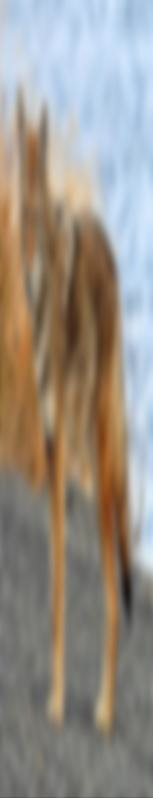
#> input picture lab3/image.jpg, 153 x 798 px
$ jupyter execute --allow-errors ImageRecovery.ipynb
#> lines starting #> are read from the running program, lines starting #| are printed output that depends on the picture
[cell 1]
import numpy as np
import cv2  as cv
import matplotlib.pyplot as plt

[cell 2]
def getPSNR(I1, I2):
    s1 = cv.absdiff(I1, I2)  #|I1 - I2|
    s1 = np.float64(s1)  # cannot make a square on 8 bits
    s1 = s1 * s1  # |I1 - I2|^2
    sse = s1.sum()  # sum elements per channel
    if sse <= 1e-10:  # sum channels
        return 0  # for small values return zero
    else:
        mse = 1.0 * sse / np.prod(I1.shape)
        psnr = 10.0 * np.log10((255 * 255) / mse)
        return psnr

def getSSIM(i1, i2):
    C1 = 6.5025  # only for 8-bit images
    C2 = 58.5225  # only for 8-bit images
    # INITS
    I1 = np.float64(i1)  # cannot calculate on one byte large values
    I2 = np.float64(i2)
    I2_2 = I2 * I2  # I2^2
    I1_2 = I1 * I1  # I1^2
    I1_I2 = I1 * I2  # I1 * I2
    # END INITS
    # PRELIMINARY COMPUTING
    mu1 = cv.GaussianBlur(I1, (11, 11), 1.5)
    mu2 = cv.GaussianBlur(I2, (11, 11), 1.5)
    mu1_2 = mu1 * mu1
    mu2_2 = mu2 * mu2
    mu1_mu2 = mu1 * mu2
    sigma1_2 = cv.GaussianBlur(I1_2, (11, 11), 1.5)
    sigma1_2 -= mu1_2
    sigma2_2 = cv.GaussianBlur(I2_2, (11, 11), 1.5)
    sigma2_2 -= mu2_2
    sigma12 = cv.GaussianBlur(I1_I2, (11, 11), 1.5)
    sigma12 -= mu1_mu2
    t1 = 2 * mu1_mu2 + C1
    t2 = 2 * sigma12 + C2
    t3 = t1 * t2  # t3 = ((2*mu1_mu2 + C1).*(2*sigma12 + C2))
    t1 = mu1_2 + mu2_2 + C1
    t2 = sigma1_2 + sigma2_2 + C2
    t1 = t1 * t2  # t1 =((mu1_2 + mu2_2 + C1).*(sigma1_2 + sigma2_2 + C2))
    ssim_map = cv.divide(t3, t1)  # ssim_map =  t3./t1;
    ssim = np.mean(ssim_map)  # mssim = average of ssim map
    return ssim

[cell 3]
image = cv.imread('image.jpg')
#> image is the input picture: shape (798, 153, 3); mean B, G, R 135.8, 144.5, 151.5
plt.imshow(image)

[cell 4]
#Преобразуем изображение в rgb
rgb_image = cv.cvtColor(image, cv.COLOR_BGR2RGB)
plt.imshow(rgb_image)
cv.imwrite("rgb_image.jpg", rgb_image)
#> Out = True

[cell 5]
# https://ru.stackoverflow.com/questions/141.55335/python-%D0%B8%D0%B7%D0%BC%D0%B5%D0%BD%D0%B5%D0%BD%D0%B8%D0%B5-%D1%84%D0%BE%D1%80%D0%BC%D1%8B-%D0%BA%D0%B0%D1%80%D1%81.5%D0%B8%D0%BD%D0%BA%D0%B8

# получить форму изображения
(h, w, d) = rgb_image.shape
#> h = 798; w = 153; d = 3
# сдвиг, примененный к оси x
M = np.float32([ [5, 0, 0],
                [0, 1, 0],
                [0, 0  , 1] ])
# сдвиг, примененный к оси Y
# M = np.float32([ [1,   0, 0],
#                 [0.5, 1, 0],
#                 [0,   0, 1] ])
# применяем перспективное преобразование к изображению
warped = cv.warpPerspective(rgb_image,M,(w * 5,h))
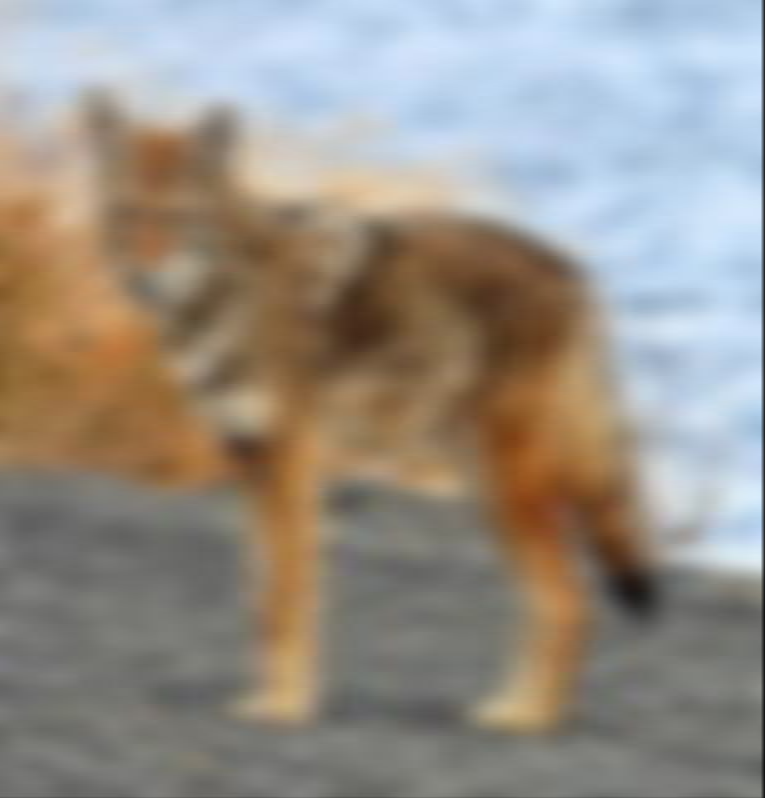
#> warped: shape (798, 765, 3); mean R, G, B 151.1, 144.1, 135.5
cv.imwrite("warped.jpg", cv.cvtColor(warped, cv.COLOR_RGB2BGR))
plt.imshow(warped)

[cell 6]
clahe = cv.createCLAHE(clipLimit=1.0, tileGridSize=(8, 8))

rgb_result_image = np.empty(np.shape(warped), np.uint8)
rgb_result_image[:, :, 0] = clahe.apply(warped[:, :, 0])
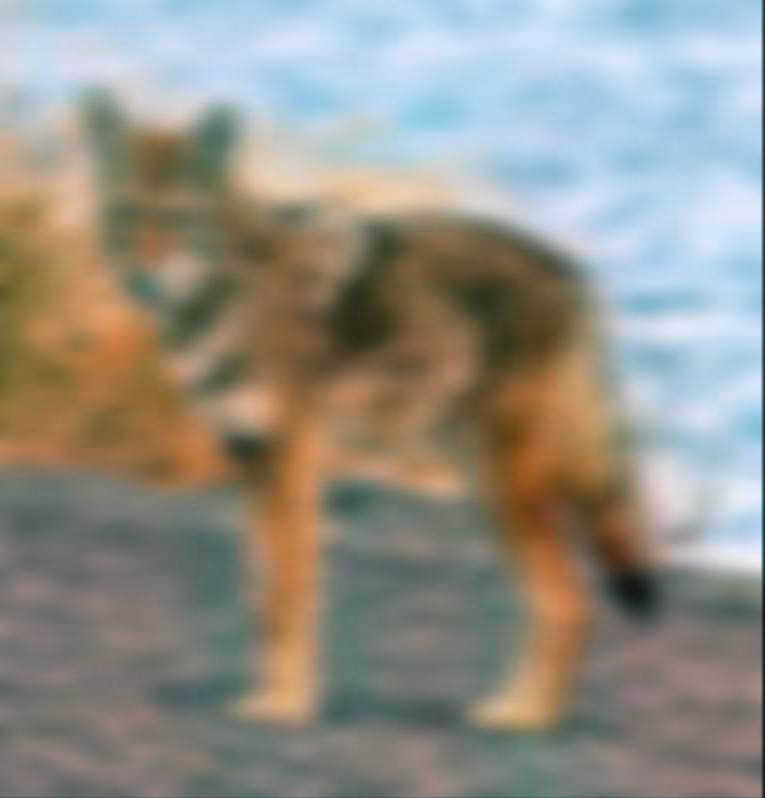
#> rgb_result_image: shape (798, 765, 3); mean R, G, B 147.1, 144.1, 135.5
rgb_result_image[:, :, 1] = clahe.apply(warped[:, :, 1])
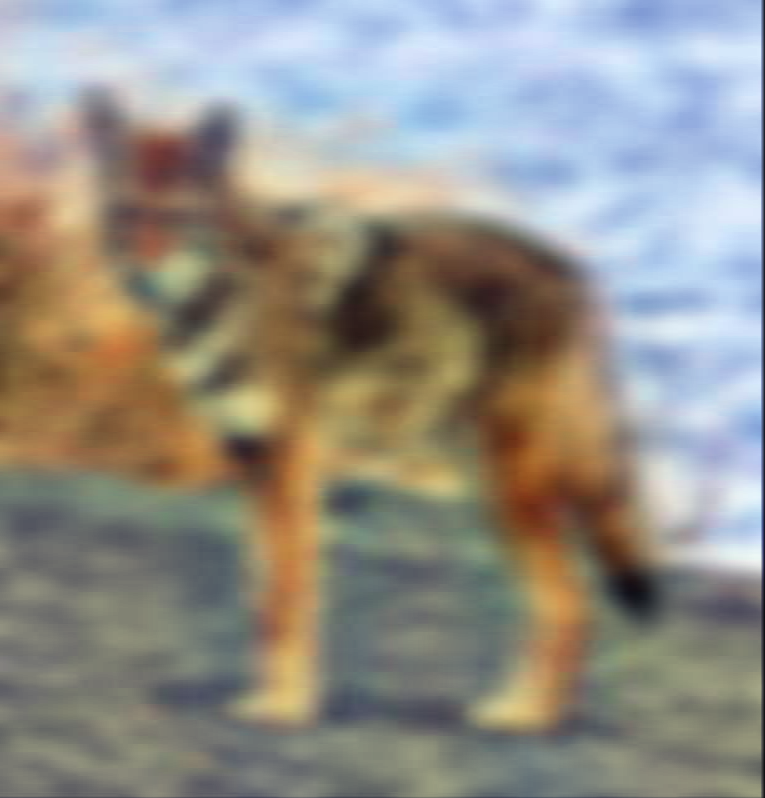
#> rgb_result_image: shape (798, 765, 3); mean R, G, B 147.1, 143.4, 135.5
rgb_result_image[:, :, 2] = clahe.apply(warped[:, :, 2])
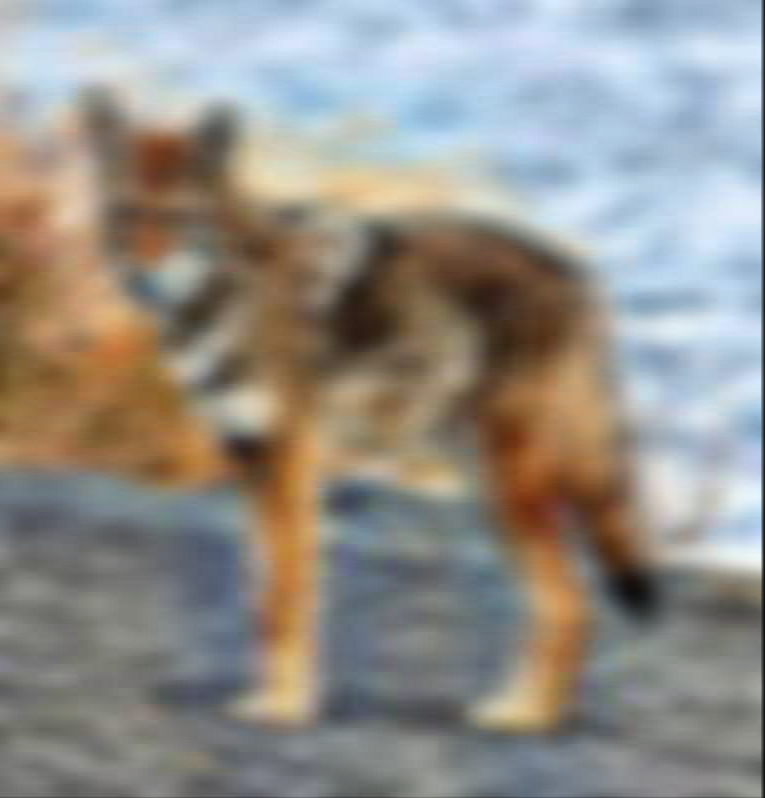
#> rgb_result_image: shape (798, 765, 3); mean R, G, B 147.1, 143.4, 137.5


sharpen_kernel = np.array([[-1.5,-1.5,-1.5], [-1.5,13,-1.5], [-1.5,-1.5,-1.5]])
sharpen = cv.filter2D(rgb_result_image, -2, sharpen_kernel)
deblurred = cv.fastNlMeansDenoisingColored(sharpen,None,2,2,2,-1)
deblurred_1 = cv.fastNlMeansDenoisingColored(sharpen,None,10, 10, 7, 15)

sharpen_kernel_2 = np.array([[0, -1, 0], [-1, 5, -1], [ 0, -1, 0]])
sharpen_2 = cv.filter2D(rgb_result_image, 0, sharpen_kernel_2)
deblurred_2 = cv.fastNlMeansDenoisingColored(sharpen_2,None,2,2,2,-1)

sharpen_kernel_3 = np.array([[-1,-1,-1], [-1,9,-1], [-1,-1,-1]])
sharpen_3 = cv.filter2D(rgb_result_image, -1 , sharpen_kernel_3)
deblurred_3 = cv.fastNlMeansDenoisingColored(sharpen_3,None,10,10,7,21)


gs = plt.GridSpec(2, 2)
plt.figure(figsize=(10, 8))
plt.subplot(gs[0])
plt.imshow(deblurred)
plt.subplot(gs[1])
plt.imshow(deblurred_1)
plt.subplot(gs[2])
plt.imshow(deblurred_2)
plt.subplot(gs[3])
plt.imshow(deblurred_3)

[cell 7]
#gray_image1 = cv.cvtColor(warped,cv.COLOR_RGB2GRAY)
gray_image1 = warped
#plt.imshow(gray_image, cmap='gray', vmin = 0, vmax = 255)
kernel55 = np.ones((5, 5), np.float32) / 25
kernel77 = np.ones((7, 7), np.float32) / 49
filtered_image1 = cv.filter2D(gray_image1, -1, kernel55)
filtered_image2 = cv.filter2D(gray_image1, -2, kernel77)
filtered_image3 = cv.GaussianBlur(gray_image1, (7, 7), 0)
filtered_image4 = cv.GaussianBlur(gray_image1, (15, 15), 0)

# вывод
gs = plt.GridSpec(2, 3)
plt.figure(figsize=(15, 12))
plt.subplot(gs[0])
plt.xticks([]), plt.yticks([])
plt.title('Исходное изображение')
plt.imshow(gray_image1, cmap='gray')
plt.subplot(gs[1])
plt.title(f'Результат средней линейной \n фильрации с ядром 5х5 \n '
          f'PSNR = {getPSNR(gray_image1, filtered_image1):.3f} \n '
          f'SSIM = {getSSIM(gray_image1, filtered_image1):.3f}')
#> in getPSNR, `s1 = np.float64(s1)`:
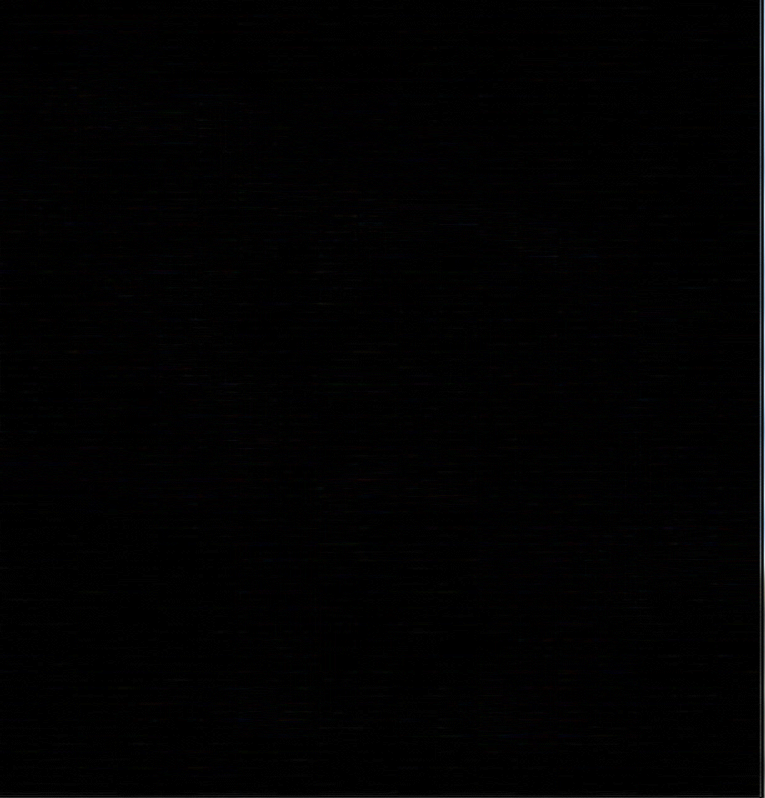
#> s1: shape (798, 765, 3) float64; mean R, G, B 0.5, 0.5, 0.6; drawn with min black and max white
#> in getPSNR, `sse = s1.sum()`: sse = 8938092
#> in getPSNR, `mse = 1.0 * sse / np.prod(I1.shape)`: mse = 4.88
#> in getPSNR, `psnr = 10.0 * np.log10((255 * 255) / mse)`: psnr = 41.25
#> in getSSIM, `C1 = 6.5025`: C1 = 6.5
#> in getSSIM, `I2_2 = I2 * I2`:
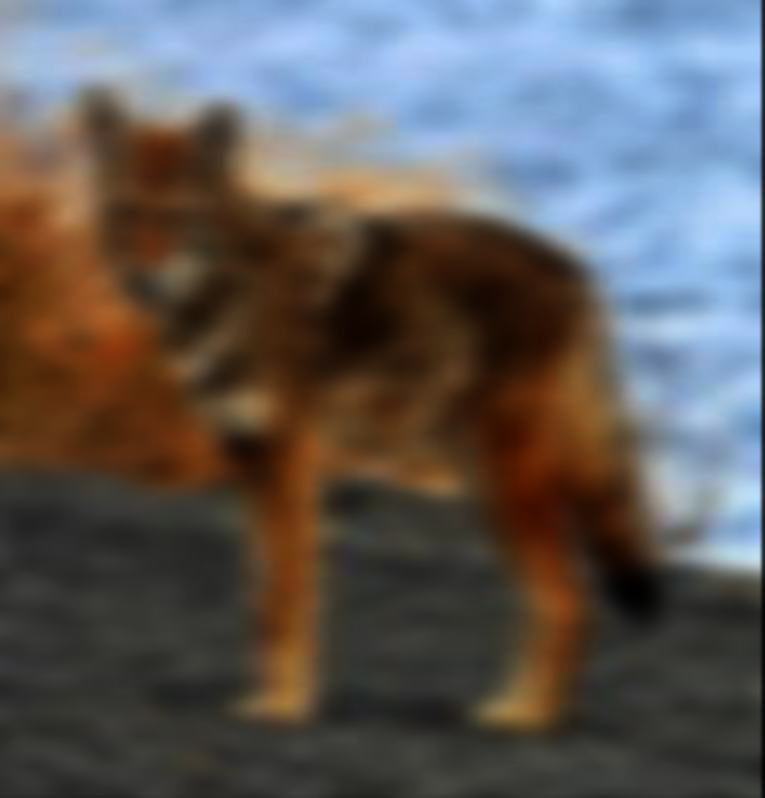
#> I2_2: shape (798, 765, 3) float64; mean R, G, B 24088.5, 22998.9, 22745; drawn with min black and max white
#> in getSSIM, `ssim_map = cv.divide(t3, t1)`:
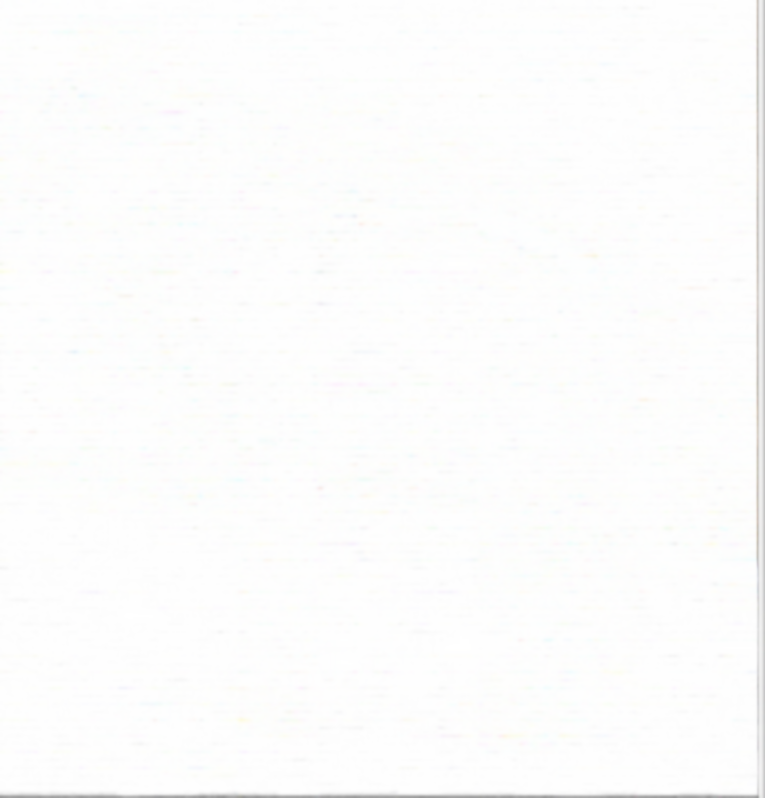
#> ssim_map: shape (798, 765, 3) float64; mean R, G, B 0.992, 0.992, 0.991
#> in getSSIM, `ssim = np.mean(ssim_map)`: ssim = 0.992
plt.imshow(filtered_image1, 'gray')
plt.subplot(gs[2])
plt.title(f'Результат средней линейной \n фильрации с ядром 7х7 \n '
          f'PSNR = {getPSNR(gray_image1, filtered_image2):.3f} \n '
          f'SSIM = {getSSIM(gray_image1, filtered_image2):.3f}')
plt.imshow(filtered_image2, 'gray')
plt.subplot(gs[4])
plt.title(f'Результат гауссовской  \n фильрации с ядром 7х7 \n '
          f'PSNR = {getPSNR(gray_image1, filtered_image3):.3f} \n '
          f'SSIM = {getSSIM(gray_image1, filtered_image3):.3f}')
plt.imshow(filtered_image3, 'gray')
plt.subplot(gs[5])
plt.title(f'Результат гауссовской  \n фильрации с ядром 15х15 \n '
          f'PSNR = {getPSNR(gray_image1, filtered_image4):.3f} \n '
          f'SSIM = {getSSIM(gray_image1, filtered_image4):.3f}')
plt.imshow(filtered_image4, 'gray')
plt.show()

#> (a cell that did not finish here is left out)

#> (a cell that did not finish here is left out)

[cell 10]
kernel1 = np.asarray([[-1, -1, -1], [-1, 9, -1], [-1, -1, -1]])
#kernel1 = np.asarray([[0, -1, 0], [-1, 5, -1], [0, -1, 0]])
filtered_image = cv.filter2D(rgb_result_image, -1, kernel1)

gs = plt.GridSpec(1, 2)
plt.figure(figsize=(10, 8))
plt.subplot(gs[0])
plt.imshow(rgb_result_image)
plt.subplot(gs[1])
plt.imshow(filtered_image)

plt.show()
cv.imwrite("result_image.jpg", filtered_image)
#> Out = True
